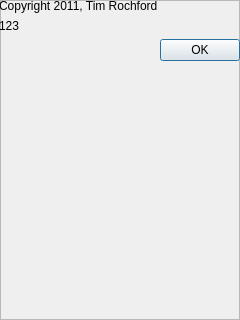
<?xml version="1.0" encoding="UTF-8"?>
<ui version="4.0">
 <class>aboutFrame</class>
 <widget class="QFrame" name="aboutFrame">
  <property name="geometry">
   <rect>
    <x>0</x>
    <y>0</y>
    <width>240</width>
    <height>320</height>
   </rect>
  </property>
  <property name="windowTitle">
   <string>Frame</string>
  </property>
  <property name="styleSheet">
   <string notr="true"/>
  </property>
  <property name="frameShape">
   <enum>QFrame::StyledPanel</enum>
  </property>
  <property name="frameShadow">
   <enum>QFrame::Raised</enum>
  </property>
  <widget class="QWidget" name="verticalLayoutWidget">
   <property name="geometry">
    <rect>
     <x>-1</x>
     <y>-1</y>
     <width>241</width>
     <height>321</height>
    </rect>
   </property>
   <layout class="QVBoxLayout" name="verticalLayout">
    <item>
     <widget class="QLabel" name="label">
      <property name="autoFillBackground">
       <bool>false</bool>
      </property>
      <property name="styleSheet">
       <string notr="true"/>
      </property>
      <property name="text">
       <string>Copyright 2011, Tim Rochford</string>
      </property>
      <property name="scaledContents">
       <bool>false</bool>
      </property>
      <property name="wordWrap">
       <bool>true</bool>
      </property>
     </widget>
    </item>
    <item>
     <widget class="QLabel" name="versionLabel">
      <property name="text">
       <string>123</string>
      </property>
     </widget>
    </item>
    <item>
     <widget class="QDialogButtonBox" name="buttonBox">
      <property name="styleSheet">
       <string notr="true"/>
      </property>
      <property name="orientation">
       <enum>Qt::Horizontal</enum>
      </property>
      <property name="standardButtons">
       <set>QDialogButtonBox::Ok</set>
      </property>
     </widget>
    </item>
    <item>
     <spacer name="verticalSpacer">
      <property name="orientation">
       <enum>Qt::Vertical</enum>
      </property>
      <property name="sizeHint" stdset="0">
       <size>
        <width>20</width>
        <height>40</height>
       </size>
      </property>
     </spacer>
    </item>
   </layout>
  </widget>
 </widget>
 <resources/>
 <connections/>
</ui>
